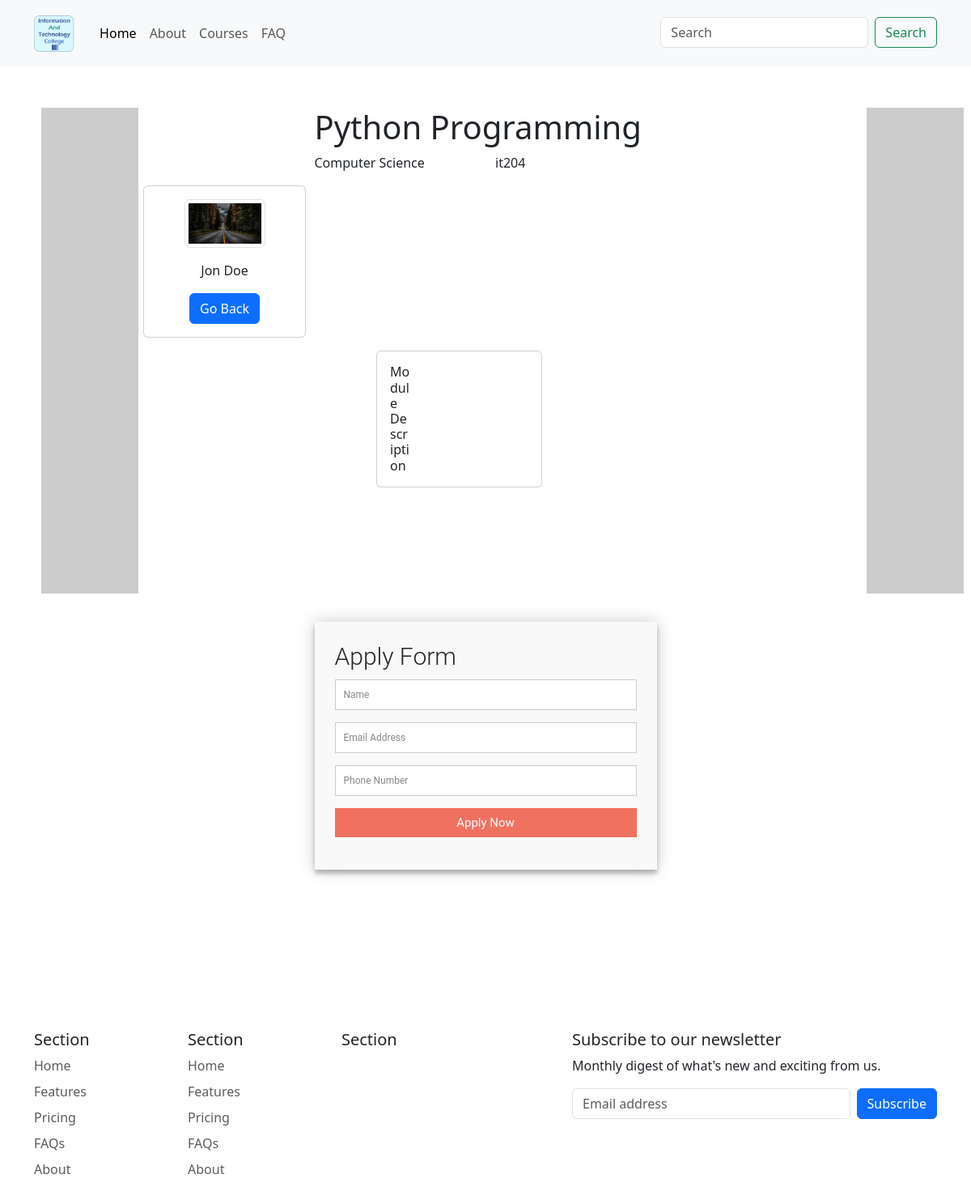
Screenshot of /module/2/ with the database file from the repository.
### base/models.py (models this page shows, shortened)
class Module(models.Model):
    course = models.ForeignKey(Course, on_delete=models.CASCADE)
    code = models.CharField(max_length=200, unique=True)
    title = models.CharField(max_length=200)
    description = models.TextField(null=True, blank=True)
    staff_img = models.ImageField(
        upload_to="static/staff", height_field=None, width_field=None, max_length=100)
    staff_name = models.CharField(max_length=200)

class Course(models.Model):
    topic = models.ForeignKey(Topic, on_delete=models.CASCADE)
    title = models.CharField(max_length=200)
    description = models.TextField(null=True, blank=True)
    updated = models.DateTimeField(auto_now=True)  # last post update
    def __str__(self):
        return self.title

### base/views.py (the view)
# urls.py: path('module/<str:pk>/', views.module, name="module"),
def module(request, pk):
    module = Module.objects.get(id=pk)
    context = {
        'module': module}
    return render(request, 'base/module.html', context)

### base/templates/base/module.html (shortened to what this page needs)
{% extends 'main.html' %}
{% load static %}
{% block styles %}
<link rel="stylesheet" type="text/css" media="screen" href="{% static 'styles/module.css' %}" />
{% endblock %}
{% block app_content %}
<div class="container module-content">
  <div class="row">
    <div class="col-sm-3"></div>
    <div class="col-sm-6" style="padding-right: 10px;"><h1> {{module.title}} </h1></div>
    <div class="col-sm-3"></div>
  </div>
  <div class="row">
    <div class="col-sm-3"></div>
    <div class="col-sm-3"><p> {{module.course}} </p></div>
    <div class="col-sm-3"><p> {{module.code}} </p></div>
    <div class="col-sm-3"></div>
  </div>
  <div class="container">
    <div class="main-body">
          <div class="row gutters-sm" style="width: fit-content;">
            <div class="col-md-4 mb-3">
              <div class="card">
                <div class="card-body">
                  <div class="d-flex flex-column align-items-center text-center">
                    <img src=" {{module.staff_img.url}} " class="img-thumbnail" alt="staff picture" style="max-width:100px;" />
                    <div class="mt-3">
                      <p>{{module.staff_name}}</p>
                      <a href="javascript:history.back()" class="btn btn-primary" role="button">Go Back</a>
                    </div>
                  </div>
                </div>
              </div>
            </div>
            <br>
            <div class="col-md-8" style="padding-left: 300px; width: fit-content;">
              <div class="card mb-3">
                <div class="card-body">
                  <div class="row">
                    <div class="col-sm-3">
                      <h6 class="mb-0">Module Description</h6>
                    </div>
                    <br>
                    <div class="col-sm-9 text-secondary">
                    </div>
                  </div>
                </div>
              </div>
            </div>
          </div>
      </div>
  </div>
  <div class="row">
    <div class="col-sm-3"></div>
    <div class="col-sm-6">
      <form id="apply" action="" method="post">
        <h3>Apply Form</h3>
        <fieldset>
          <input placeholder="Name" type="text" tabindex="1" required autofocus />
        </fieldset>
        <fieldset>
          <input placeholder="Email Address" type="email" tabindex="2" required />
        </fieldset>
        <fieldset>
          <input placeholder="Phone Number" type="tel" tabindex="3" required>
        </fieldset>
        <fieldset>
          <button name="submit" type="submit" id="contactus-submit" data-submit="...Sending">Apply Now</button>
        </fieldset>
      </form>
    </div>
    <div class="col-sm-3"></div>
  </div>
</div>
{% endblock %}

### static/styles/module.css (style rules this page uses)
#apply { font: 400 12px/16px "Roboto", Helvetica, Arial, sans-serif; background: #F9F9F9; padding: 25px; margin: 150px 0; box-shadow: 0 0 20px 0 rgba(0, 0, 0, 0.2), 0 5px 5px 0 rgba(0, 0, 0, 0.24); }
#apply h3 { display: block; font-size: 30px; font-weight: 300; margin-bottom: 10px; }
fieldset { border: medium none !important; margin: 0 0 10px; min-width: 100%; padding: 0; width: 100%; }
#apply input[type="text"], #apply input[type="email"], #apply input[type="tel"], #apply input[type="url"], #apply textarea { width: 100%; border: 1px solid #ccc; background: #FFF; margin: 0 0 5px; padding: 10px; }
#apply button[type="submit"] { cursor: pointer; width: 100%; border: none; background: #f0715f; color: #FFF; margin: 0 0 5px; padding: 10px; font-size: 15px; }

### rows the page displays
Module: title "Python Programming", course "Computer Science", code "it204", staff_img (picture), staff_name "Jon Doe"
